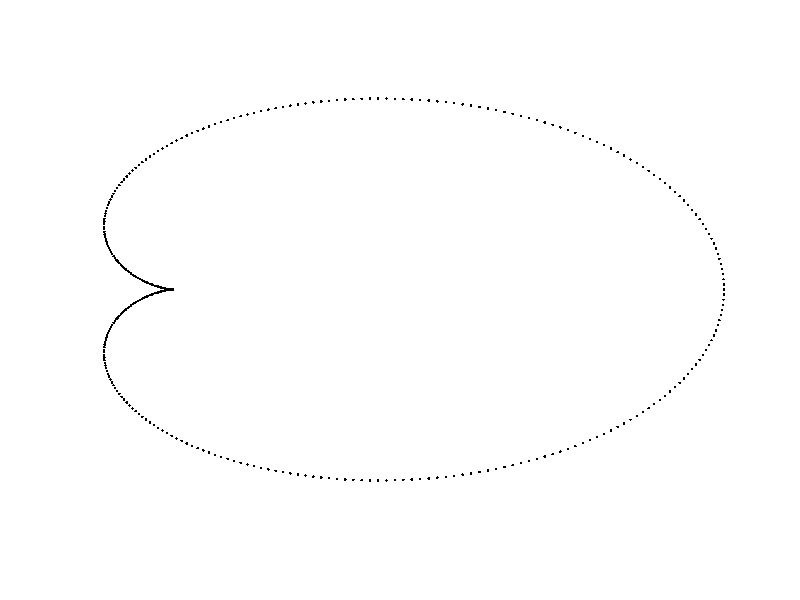

The MATLAB script that drew this image:
% =========================================================================
%  Description:
%    This script generates and plots a cardioid, a heart-shaped curve 
%    that can be defined as an epicycloid with one cusp. The parametric 
%    equations describe the cardioid in terms of trigonometric functions.
%
% =========================================================================
%  A Parametric Function for Fitting Simple Closed Curves: The ParamFit Algorithm
%  
%  Authors:
%    Felipe A. Medécigo-Cabriales 1
%    Francisco Alejandro Alaffita-Hernández 1
%    Beatris Adriana Escobedo-Trujillo 2
%
%  Affiliation:
%    1 Centro de Investigación en Recursos Energéticos y Sustentables, 
%       Universidad Veracruzana, Coatzacoalcos, Veracruz, México.
%    2 Facultad de Ingeniería, Universidad Veracruzana, 
%       Coatzacoalcos, Veracruz, México.
%
%  Contact:
%    Corresponding author: bescobedo@uv.mx
%
%  Description:
%    This script/function is part of the ParamFit algorithm implementation,
%    which provides a parametric function for fitting simple closed curves
%    using the Levenberg-Marquardt optimization method. The method has 
%    been successfully applied to the classification of seeds, diatoms, 
%    and geometric planar curves.
%
%  Citation:
%    If you use this code, please cite:
%    "A Parametric Function for Fitting Simple Closed Curves: The ParamFit Algorithm", Medécigo-Cabriales et al.
% =========================================================================


clc;
clear;

% Define the parameterization interval
theta = linspace(0, 2*pi, 360);  % Vector of theta values from 0 to 2π

% Define cardioid parameters
a = 15;
b = 8;

% Compute the parametric equations
x = (a + a*cos(theta)) .* cos(theta);  % x-coordinate as a function of theta
y = (b + b*cos(theta)) .* sin(theta);  % y-coordinate as a function of theta

% Plot the cardioid
figure;
plot(x, y, '.k');  

% Formatting
axis off;  % Remove axes
axis equal;  % Ensure equal scaling on both axes
